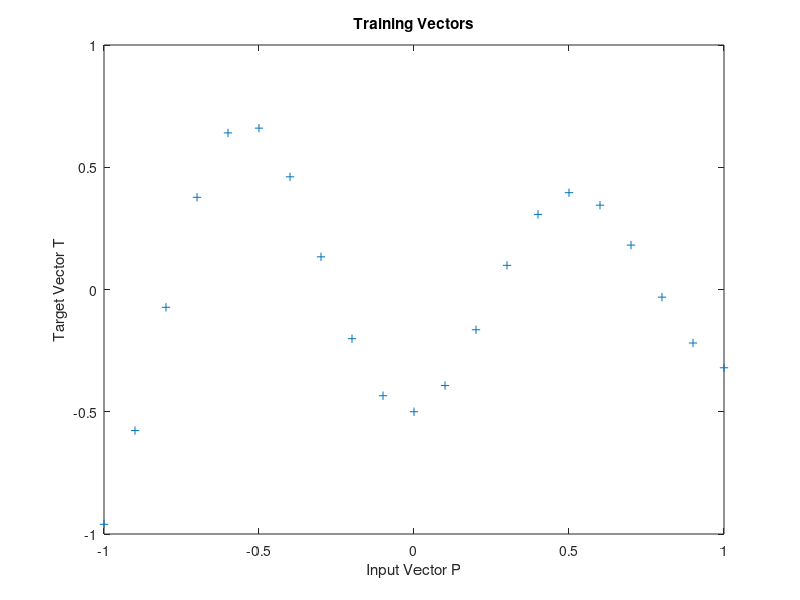

Write MATLAB code to recreate this figure. (Note: this script raises an error after producing the figure.)
%% Radial Basis Approximation
% This demo uses the NEWRB function to create a radial basis network that
% approximates a function defined by a set of data points.
%
% Copyright 1992-2011 The MathWorks, Inc.
% $Revision: 1.14.2.3 $  $Date: 2011/05/09 00:59:07 $

%%
% Define 21 inputs P and associated targets T.

X = -1:.1:1;
T = [-.9602 -.5770 -.0729  .3771  .6405  .6600  .4609 ...
      .1336 -.2013 -.4344 -.5000 -.3930 -.1647  .0988 ...
      .3072  .3960  .3449  .1816 -.0312 -.2189 -.3201];
plot(X,T,'+');
title('Training Vectors');
xlabel('Input Vector P');
ylabel('Target Vector T');

%%
% We would like to find a function which fits the 21 data points.  One way to do
% this is with a radial basis network.  A radial basis network is a network with
% two layers.  A hidden layer of radial basis neurons and an output layer of
% linear neurons.  Here is the radial basis transfer function used by the hidden
% layer.

x = -3:.1:3;
a = radbas(x);
plot(x,a)
title('Radial Basis Transfer Function');
xlabel('Input p');
ylabel('Output a');

%%
% The weights and biases of each neuron in the hidden layer define the position
% and width of a radial basis function.  Each linear output neuron forms a
% weighted sum of these radial basis functions.  With the correct weight and
% bias values for each layer, and enough hidden neurons, a radial basis network
% can fit any function with any desired accuracy.  This is an example of three
% radial basis functions (in blue) are scaled and summed to produce a function
% (in magenta).

a2 = radbas(x-1.5);
a3 = radbas(x+2);
a4 = a + a2*1 + a3*0.5;
plot(x,a,'b-',x,a2,'b--',x,a3,'b--',x,a4,'m-')
title('Weighted Sum of Radial Basis Transfer Functions');
xlabel('Input p');
ylabel('Output a');

%%
% The function NEWRB quickly creates a radial basis network which approximates
% the function defined by P and T.  In addition to the training set and targets,
% NEWRB takes two arguments, the sum-squared error goal and the spread constant.

eg = 0.02; % sum-squared error goal
sc = 1;    % spread constant
net = newrb(X,T,eg,sc);

%%
% To see how the network performs, replot the training set.  Then simulate the
% network response for inputs over the same range.  Finally, plot the results on
% the same graph.

plot(X,T,'+');
xlabel('Input');

X = -1:.01:1;
Y = net(X);

hold on;
plot(X,Y);
hold off;
legend({'Target','Output'})


displayEndOfDemoMessage(mfilename)
